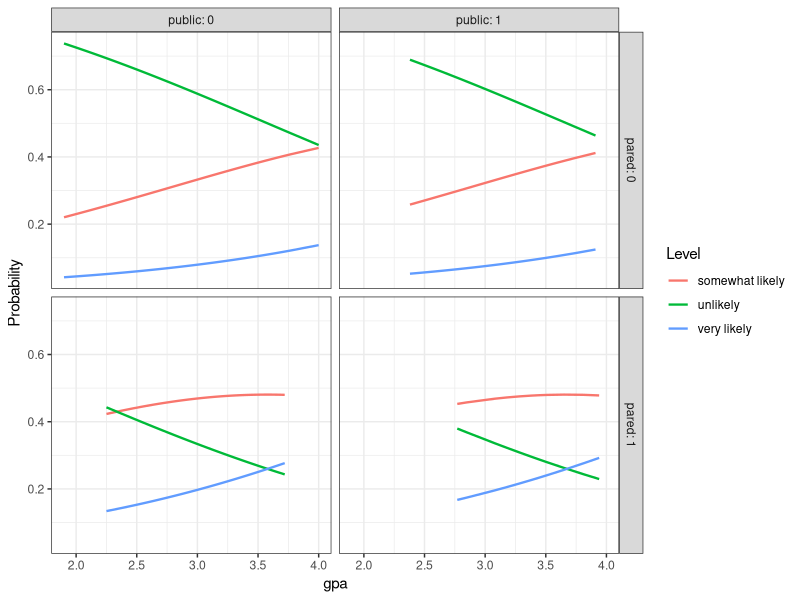
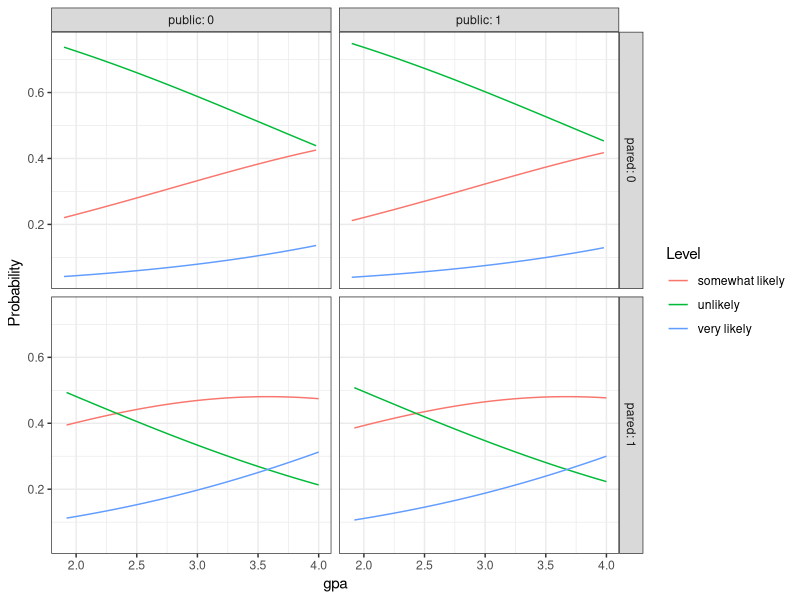
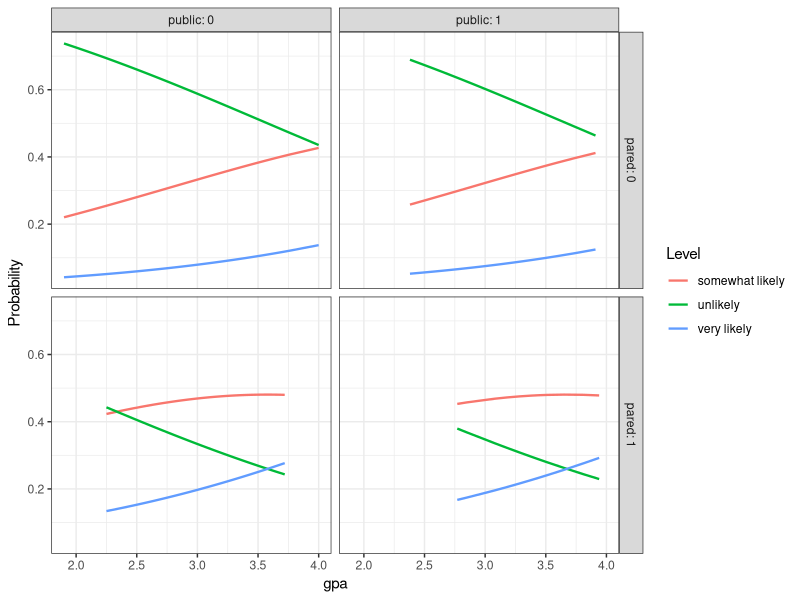
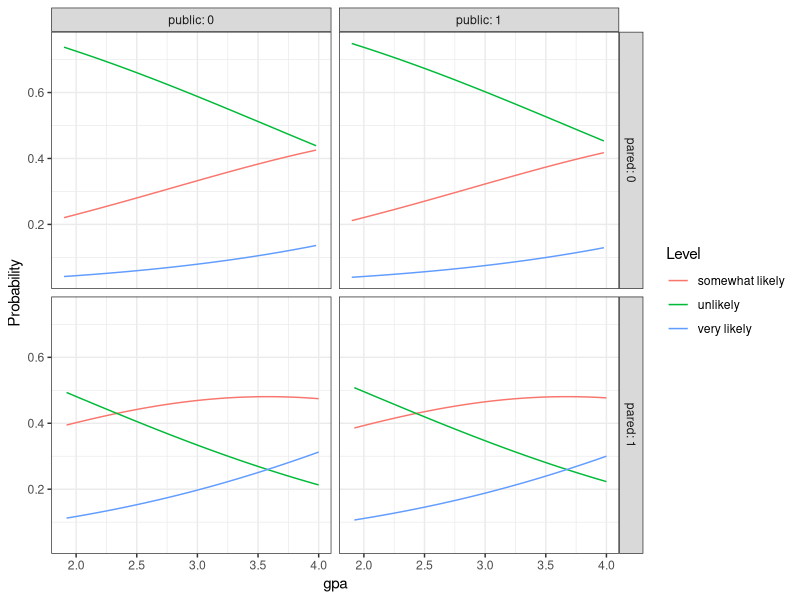

Reproduce these figures in R, in order.
############################################
# Load libraries
############################################
library(MASS)
library(tidyverse)

############################################
# Data Preparation
############################################

data <- read_csv("admission.csv")
head(data)

# apply (1/2/3): It has 3 levels namely “unlikely”, “somewhat likely”, and “very likely”, 
       # coded in 1, 2, and 3 respectively.
       # 3 being highest and 1 being lowest.
# gpa: grade point average(gpa)
# pared (0/1): a binary variable that indicates if at 
             # least one parent went to graduate school.
             # 1 indicates at least one parent went to graduate school
# public (0/1): refers to the type of undergraduate institute
             # 1 indicates went to public institute

# Data types
str(data)

data$apply <- ordered(data$apply, levels = c("unlikely", "somewhat likely", "very likely"))
data$pared <- as.factor(data$pared)
data$public <- as.factor(data$public)

levels(data$apply)
levels(data$pared)
levels(data$public)

############################################
# Fitting model
############################################

model <- polr(apply ~ pared + public + gpa, data = data, Hess = TRUE)
summary(model)

############################################
# Model interpretation
############################################

#Equations
#logit(P(Y<=1)) = logit(F_unlikely) = 2.20 - (1.05 * Pared - 0.06 * Public + 0.616 * GPA)
#logit(P(Y<=2)) = logit(F_somewhat_likely) = 4.30 - (1.05 * Pared - 0.06 * Public + 0.616 * GPA)


# Adding P-value
(ctable <- coef(summary(model)))
p <- pnorm(abs(ctable[,"t value"]), lower.tail = FALSE) * 2
(ctable <- cbind(ctable,
                 "p-value" = round(p, digits = 2)))


# Calculating 95% CI

(ci <- confint(model))


# Odd ratios
round(exp(coef(model)), digits = 2)

############################################
# Case study of observation
############################################

# Take the second observation
pared = 1 # one parent went to graduate school
public = 0 # attended a private institution
gpa = 3.21 # gpa secured

F_unlikely = 2.20 - (1.05 * pared - 0.06 * public + 0.616 * gpa)
F_unlikely

F_somewhat = 4.30 - (1.05 * pared - 0.06 * public + 0.616 * gpa)
F_somewhat

# Convert to odds
Odds_F_unlikely = exp(F_unlikely)
Odds_F_unlikely

Odds_F_somewhat = exp(F_somewhat)
Odds_F_somewhat

# Convert to probabilities
F_unlikely = Odds_F_unlikely / (1 + Odds_F_unlikely)
F_unlikely

F_somewhat = Odds_F_somewhat / (1 + Odds_F_somewhat)
F_somewhat

# Get probabilities for individual categories based on the concept of cumulative 
# probabilities

# for unlikely i.e., P(unlikely)
P_unlikely = F_unlikely
P_unlikely

# for somewhat likely i.e., P(somewhat) = P(Y<=2) - P(Y<=1)
P_somewhat_likely = F_somewhat - F_unlikely
P_somewhat_likely

# for somewhat likely i.e., P(very) = 1 - P(Y<=2)
P_very_likely = 1- F_somewhat
P_very_likely


############################################
# Plotting probabilities for the trained data
############################################

data1 <- cbind(data, predict(model, data, type = "probs"))
head(data1)

plotdata <- data1 %>% 
    pivot_longer(
        cols = c("unlikely", "somewhat likely", "very likely"),
        names_to = "Level",
        values_to = "Probability"
    )

head(plotdata)

# Plotting probabilities
ggplot(plotdata, aes(x = gpa, y = Probability, color = Level)) +
    geom_line(size = 0.8) +
    facet_grid(pared ~ public, labeller = "label_both") +
    theme_bw()

ggsave("original_data_probs.png",
       width = 20,
       height = 15,
       units = "cm",
       dpi = 600)


############################################
# Plotting the probabilities for a new dataset
############################################
newdata <- data.frame(
    pared = rep(0:1, 200),
    public = rep(0:1, each = 200),
    gpa = rep(seq(from = 1.9, to = 4, length.out = 100), 4)
)

newdata$pared <- as.factor(newdata$pared)
newdata$public <- as.factor(newdata$public)

newdata <- cbind(newdata, predict(model, newdata, type = "probs"))

head(newdata)


# Wide to long
plotdata1 <- newdata %>% 
    pivot_longer(
        cols = c("unlikely", "somewhat likely", "very likely"),
        names_to = "Level",
        values_to = "Probability"
        )

head(plotdata1)


# Plotting probabilities
ggplot(plotdata1, aes(x = gpa, y = Probability, color = Level)) +
    geom_line() +
    facet_grid(pared ~ public, labeller = "label_both") +
    theme_bw()


ggsave("new_data_probs.png",
       width = 20,
       height = 15,
       units = "cm",
       dpi = 600)

